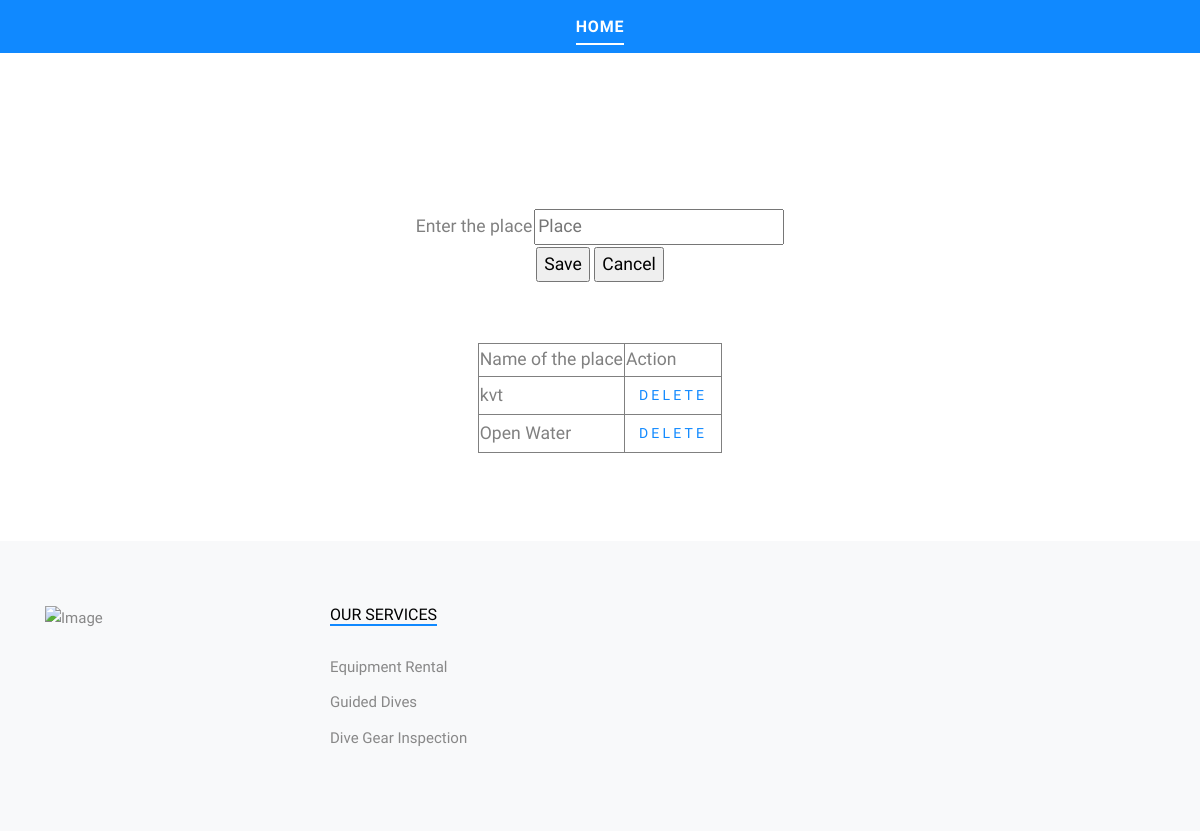
The app's page /place_add, older data.
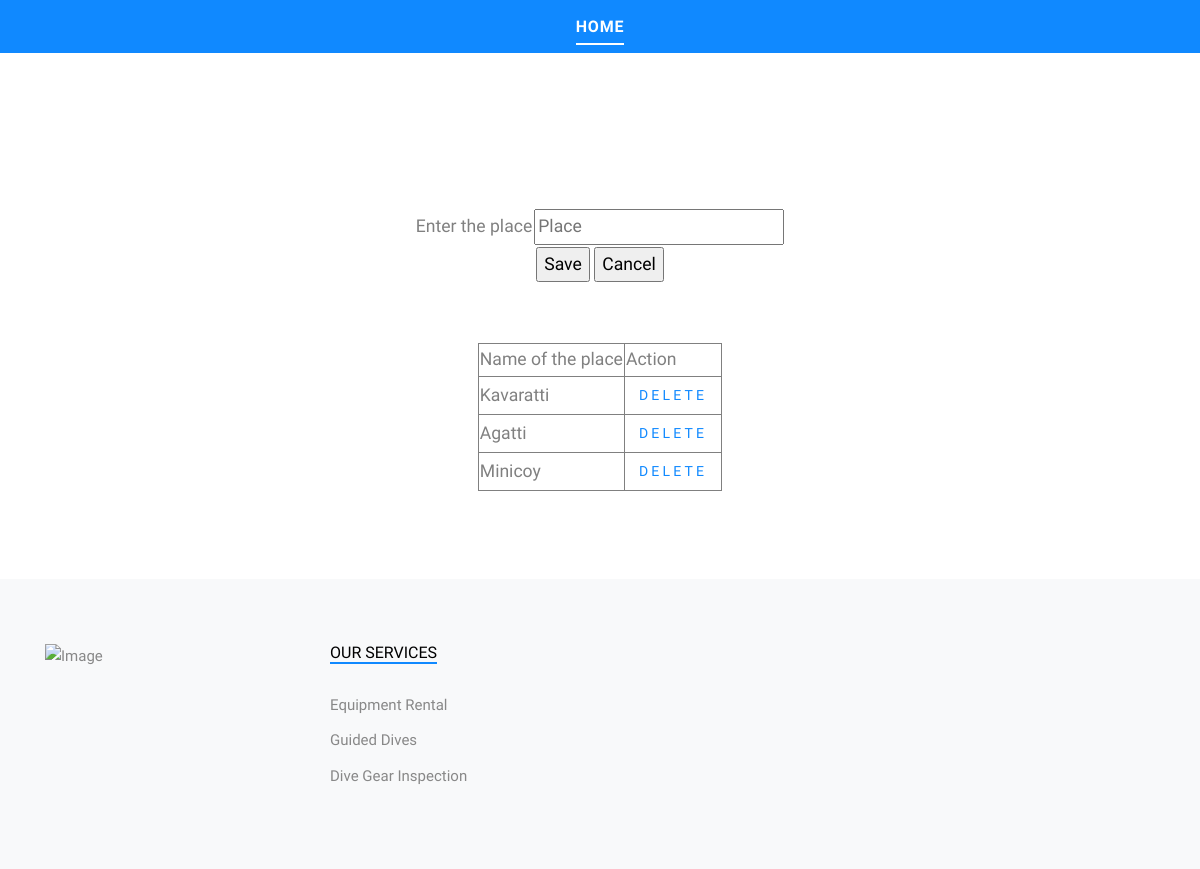
The same page, newer data.
### app/models.py (models this page shows)
class place(models.Model):
    name = models.CharField(max_length=100)

### app/views.py (the view)
# urls.py: path('place_add',views.addplace,name='place_add'),
def addplace(request):
    if request.method == 'POST':
        name = request.POST['Name']
        data = place.objects.create(name=name)
        data.save()
        return redirect('place_add')
    else:
        b = place.objects.all()
        return render(request,'place_add.html',{'a':b})

### template/place_add.html (shortened to what this page needs)
<!DOCTYPE html>
<html lang="en">
{% load static %}
<head>
  <link rel="stylesheet" href="/static/main/fonts/icomoon/style.css">
  <link rel="stylesheet" href="/static/main/css/bootstrap.min.css">
  <link rel="stylesheet" href="/static/main/css/jquery-ui.css">
  <link rel="stylesheet" href="/static/main/css/owl.carousel.min.css">
  <link rel="stylesheet" href="/static/main/css/owl.theme.default.min.css">
  <link rel="stylesheet" href="/static/main/css/owl.theme.default.min.css">
  <link rel="stylesheet" href="/static/main/css/jquery.fancybox.min.css">
  <link rel="stylesheet" href="/static/main/css/bootstrap-datepicker.css">
  <link rel="stylesheet" href="/static/main/fonts/flaticon/font/flaticon.css">
  <link rel="stylesheet" href="/static/main/css/aos.css">
  <link href="/static/main/css/jquery.mb.YTPlayer.min.css" media="all" rel="stylesheet" type="text/css">
  <link rel="stylesheet" href="/static/main/css/style.css">
</head>
<body data-spy="scroll" data-target=".site-navbar-target" data-offset="300">
  <div class="site-wrap">
    <div class="header-top bg-light">
      <div class="site-navbar py-2 js-sticky-header site-navbar-target d-none pl-0 d-lg-block" role="banner">
        <div class="container">
          <div class="d-flex align-items-center">
            <div class="mx-auto">
              <nav class="site-navigation position-relative text-right" role="navigation">
                <ul class="site-menu main-menu js-clone-nav mr-auto d-none pl-0 d-lg-block">
                  <li class="active">
                    <a href="{% url 'admin_homepage' %}" class="nav-link text-left">Home</a>
                  </li>
                </ul>
              </nav>
            </div>
          </div>
        </div>
      </div>
    </div>
    <div class="site-section">
      <br><br><br><br>
      <form method="post" action="{% url 'place_add' %}">
          <table align="center">
              <tr>
                  <td>Enter the place</td>
                  <td><input type="text" name="Name" placeholder="Place" required ></td>
              </tr>
              <tr>
                  <td colspan="2" align="center">
                      <input type="submit" name="btnsubmit" value="Save">
                      <input type="reset" name="btncancel" value="Cancel">
                  </td>
              </tr>
          </table>
      </form>
      <table align="center" border="1" style="margin-top: 5%;">
        <thead>
          <tr>
          <td>Name of the place</td>
          <td>Action</td>
          </tr>
        </thead>
        <tbody>
          {% for i in a %}
          <tr>
            <td>{{ i.name }}</td>
            <td>
              <a href="{% url 'placedelete' id=i.id %}" class="btn" onclick="return confirm('Are you sure?');">Delete</a>
            </td>
          </tr>
          {% endfor %}
        </tbody>
      </table>
    </div>
    <div class="footer bg-light">
      <div class="container">
        <div class="row">
          <div class="col-lg-3">
            <p class="mb-4"><img src="{% static 'Index/images/logo.png' %}" alt="Image" class="img-fluid"></p>
          </div>
          <div class="col-lg-3">
            <h3 class="footer-heading"><span>Our Services</span></h3>
            <ul class="list-unstyled">
              <li><a>Equipment Rental</a></li>
              <li><a>Guided Dives</a></li>
              <li><a>Dive Gear Inspection</a></li>
            </ul>
          </div>
        </div>
      </div>
    </div>
  </div>
</body>
</html>

Row changes from the older to the newer data that the page shows:
removed place: name "kvt"
removed place: name "Open Water"
added place: name "Kavaratti"
added place: name "Agatti"
added place: name "Minicoy"
